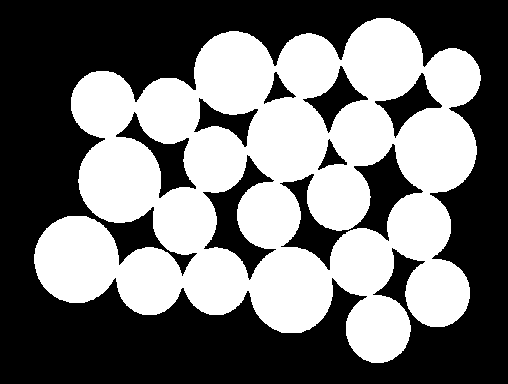
%> input picture Week4/coins.gif, 508 x 384 px
$ octave Week4.m   (GNU Octave 9; MATLAB toolbox functions it lacks are replaced by stand-ins)
%> lines starting %> are read from the running program, lines starting %| are printed output that depends on the picture; in (x1, y1, x2, y2) boxes, pixels count from 0 and x2, y2 are one past the last pixel; in counts of white or black regions, pixels touching at a corner belong together; the program's own positions count from 1
[coins CT] = imread("coins.gif");
%> coins: size 384x508 uint8; values 0 (black) and 1 (white), 45.5% white; 1 white region, box (x1, y1, x2, y2) and area: (34, 18, 481, 363) 88669
%> CT = [0 0 0; 1 1 1]
corner = imread("noisy_corner.png");
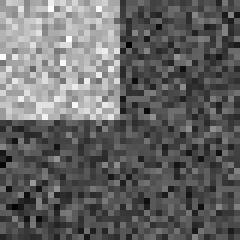
%> input picture Week4/noisy_corner.png, 40 x 40 px (shown 6 times larger)
%> corner is the input picture: size 40x40 uint8; min 0, max 255, mean 101.2
fingerprint = imread("noisy-fingerprint.tif");
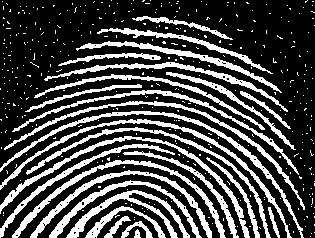
%> input picture Week4/noisy-fingerprint.tif, 315 x 238 px
%> fingerprint: size 238x315 logical; 28.5% white; 414 white regions (387 under 20 px), largest, box (x1, y1, x2, y2) and area: (0, 111, 304, 238) 1388, (0, 136, 250, 238) 1372, (0, 119, 292, 238) 1337


figure; imshow(fingerprint);

se = strel('disk',5);

dilated = imdilate(fingerprint, se);
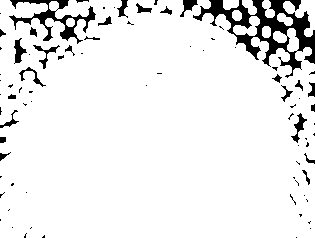
%> dilated: size 238x315 logical; 92.3% white; 82 black regions (55 under 20 px), largest, box (x1, y1, x2, y2) and area: (193, 0, 315, 78) 2861, (9, 0, 96, 44) 1001, (14, 38, 27, 64) 161

figure; imshow(dilated); title('Dilated Image');

se2 = strel("disk",5);
eroded = imerode(fingerprint, se2);
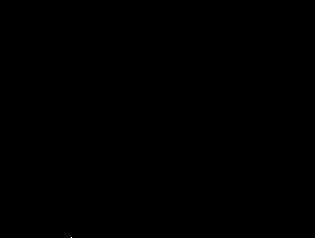
%> eroded: size 238x315 logical; 0% white in thin lines or dots, all inside (x1, y1, x2, y2) = (71, 237, 72, 238)
figure; imshow(eroded); title('Eroded Image');

%coins =
figure; imshow(coins, CT); title('Original Coin');
se3 = strel("disk",29);
open = imopen(coins, se3);
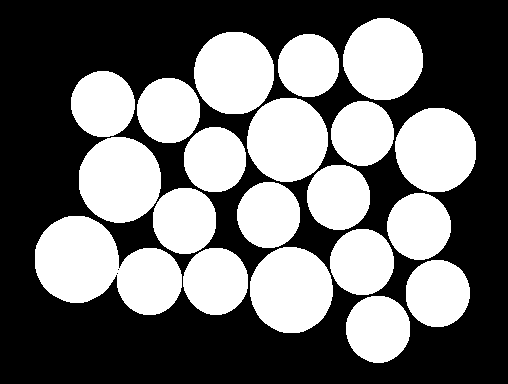
%> open: size 384x508 uint8; values 0 (black) and 1 (white), 43.3% white; 20 white regions, largest, box (x1, y1, x2, y2) and area: (35, 216, 182, 315) 9228, (250, 247, 333, 333) 5609, (79, 137, 161, 223) 5595
figure; imshow(open,CT); title('Open Coin');
se4 = strel('disk',9);
erode = imerode(coins, se4);
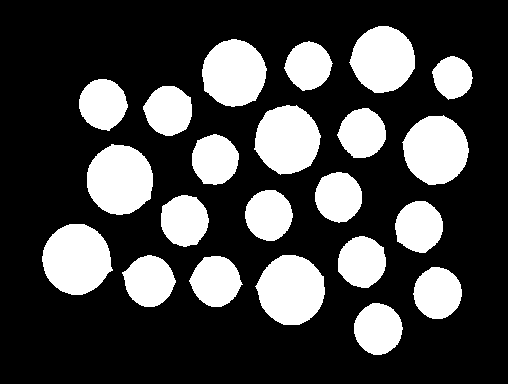
%> erode: size 384x508 uint8; values 0 (black) and 1 (white), 27% white; 22 white regions, largest, box (x1, y1, x2, y2) and area: (42, 224, 113, 295) 3800, (255, 255, 325, 325) 3680, (87, 144, 153, 215) 3657
figure; imshow(erode,CT); title('Eroded Coin');
